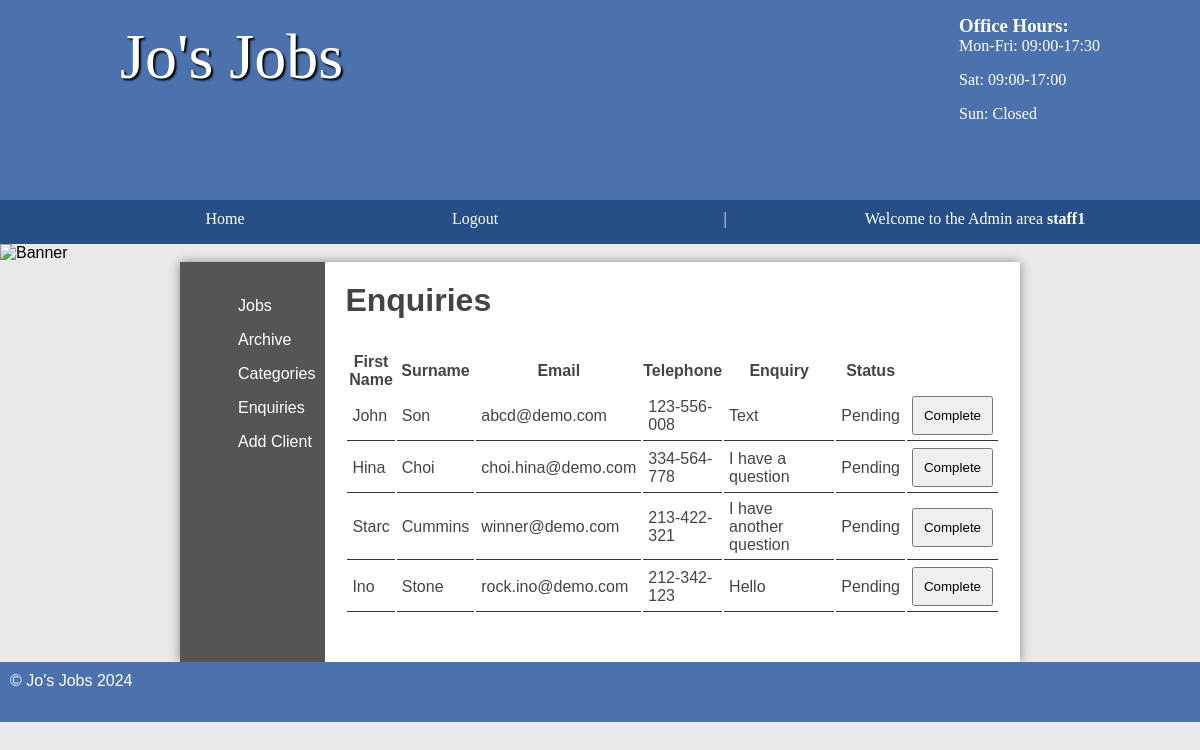
Page /admin/enquiries.php (signed in) on the committed database.
### tables this page shows
CREATE TABLE `enquiries` (
  `id` int(11) NOT NULL AUTO_INCREMENT,
  `first_name` varchar(255) NOT NULL,
  `last_name` varchar(255) NOT NULL,
  `email` varchar(255) NOT NULL,
  `telephone` varchar(255) NOT NULL,
  `enquiry` longblob NOT NULL,
  `status` varchar(255) NOT NULL DEFAULT 'Pending',
  `completedBy` int(11) DEFAULT NULL,
  PRIMARY KEY (`id`)
);

### public/controllers/EnquiriesController.php (called while the page is built, shortened)
<?php
require_once('../dbConnection.php');
class EnquiriesController{
    private $Conn;
    public function __construct() {
        global $Connection;
        $this->Conn = $Connection;
    }
    public function showPendingEnquiries(){
        $sql = 'SELECT * FROM enquiries WHERE status = "Pending"';
        $stmt = $this->Conn->prepare($sql);
        $stmt->execute();
        return $stmt->fetchAll(PDO::FETCH_ASSOC);
    }
}

### public/admin/enquiries.php (the view, shortened to what this page needs)
<?php
require('../controllers/EnquiriesController.php');
$enquiriesController = new EnquiriesController();
$output = '';
if($_SESSION['role'] == 'admin'){
    $output .= '
		<section class="right">
		<h2>Completed Enquiries</h2>
		<table>
		<thead>
		<tr>
		<th>First Name</th>
        <th>Surname</th>
        <th>Email</th>
        <th>Telephone</th>
        <th style="width: 25%">Enquiry</th>
		<th>Completed By</th>
		</tr>
	';
    $enquiries = $enquiriesController->showCompletedEnquiries();
    foreach($enquiries as $enquiry){
        $output .= '
			<tr>
			<td>' .$enquiry['first_name']. '</td>
            <td>' .$enquiry['last_name']. '</td>
            <td>' .$enquiry['email']. '</td>
            <td>' .$enquiry['telephone']. '</td>
            <td>' .$enquiry['enquiry']. '</td>
            <td>' .$enquiry['username']. '</td>
			</tr>
		';
    }
    $output .= '
		</thead>
		</table>
	';
} elseif($_SESSION['role'] == 'staff'){
    $output .= '
		<section class="right">
		<h2>Enquiries</h2>
		<table>
		<thead>
		<tr>
		<th>First Name</th>
        <th>Surname</th>
        <th>Email</th>
        <th>Telephone</th>
        <th style="width: 25%">Enquiry</th>
		<th>Status</th>
        <th style="width: 3%">&nbsp;</th>
		</tr>
	';
    $enquiries = $enquiriesController->showPendingEnquiries();
    foreach($enquiries as $enquiry){
        $output .= '
			<tr>
			<td>' .$enquiry['first_name']. '</td>
            <td>' .$enquiry['last_name']. '</td>
            <td>' .$enquiry['email']. '</td>
            <td>' .$enquiry['telephone']. '</td>
            <td>' .$enquiry['enquiry']. '</td>
            <td>' .$enquiry['status']. '</td>
            <td><form action="./enquiries.php" method="POST">
			<input type="hidden" name="enquiryId" value="' . $enquiry['id'] . '" />
            <input type="hidden" name="staffId" value="' . $_SESSION['staff_id'] . '" />
			<input type="submit" name="complete-submit" value="Complete" /></form>
			</td>
			</tr>
		';
    }
    $output .= '
		</thead>
		</table>
	';
} else{
    $output .= '
		<p>You don\'t have access to this page</p>;
	';
}
require('../templates/admin.html.php');

### public/styles.css (style rules this page uses)
* { margin: 0; padding: 0; }
html { font-family: 'Oxygen-Regular', verdana, sans-serif; }
body { background-color: #eaeaea; }
main h2 { font-size:2em; }
p, li, h2 { margin-bottom: 1em; }
form select, form label, form input, form textarea { float: left; width: 200px; padding: 10px; margin-top: 20px; }
input[type="submit"] { clear: both; margin-left: 220px; width: 220px; }
table { width: 100%; margin-top: 20px; }
td { padding: 5px; border-bottom: 1px solid #333; }
.stock .products, .sidebar .right { display: table-cell; padding: 20px; }
table td input[type="submit"] { margin: 0; float: right; width: auto; padding: auto; }
.right { padding: 20px; }

### rows in the picture
enquiries: first_name "John", last_name "Son", email "abcd@demo.com", telephone "123-556-008", enquiry "Text", status "Pending"
enquiries: first_name "Hina", last_name "Choi", email "choi.hina@demo.com", telephone "334-564-778", enquiry "I have a question", status "Pending"
enquiries: first_name "Starc", last_name "Cummins", email "winner@demo.com", telephone "213-422-321", enquiry "I have another question", status "Pending"
enquiries: first_name "Ino", last_name "Stone", email "rock.ino@demo.com", telephone "212-342-123", enquiry "Hello", status "Pending"

### other values in the picture
$user "staff1"
